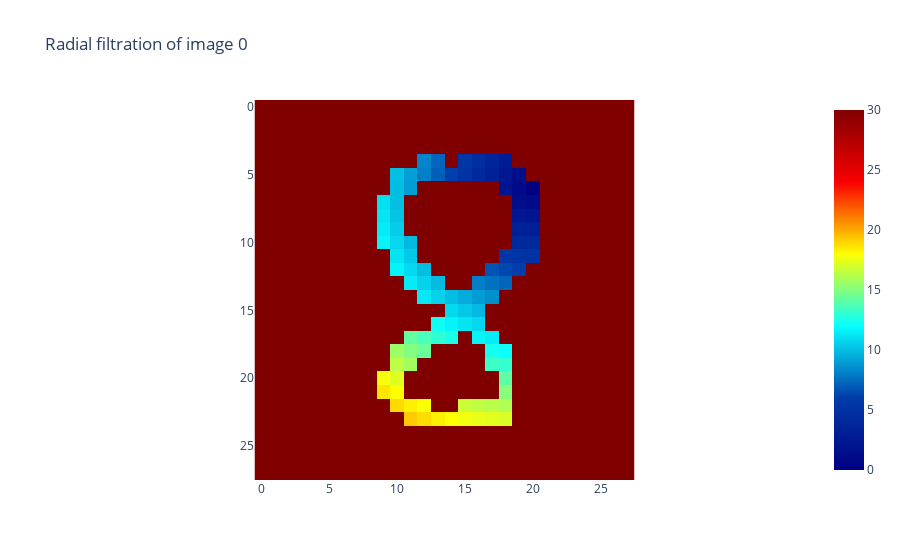

Notebook code cell kept with this figure:
### Code cell
from gtda.images import RadialFiltration, HeightFiltration
radial_filtration = RadialFiltration(center=np.array([20,6])) 
im8_filtration = radial_filtration.fit_transform(im8_binarized) 
radial_filtration.plot(im8_filtration, colorscale="jet")

### Figure 1 — Plotly figure (JSON) as saved in the notebook; plotly's stock layout.template omitted (floating-point values rounded to 4 significant figures; data arrays with more than 128 entries replaced by an {"elided": "..."} marker saying what was removed)
{"data": [{"colorscale": [[0, "rgb(0,0,131)"], [0.2, "rgb(0,60,170)"], [0.4, "rgb(5,255,255)"], [0.6, "rgb(255,255,0)"], [0.8, "rgb(250,0,0)"], [1, "rgb(128,0,0)"]], "type": "heatmap", "z": {"elided": "28x28 float values"}}], "layout": {"plot_bgcolor": "white", "title": {"text": "Radial filtration of image 0"}, "xaxis": {"constrain": "domain", "scaleanchor": "y"}, "yaxis": {"autorange": "reversed", "constrain": "domain"}}}
